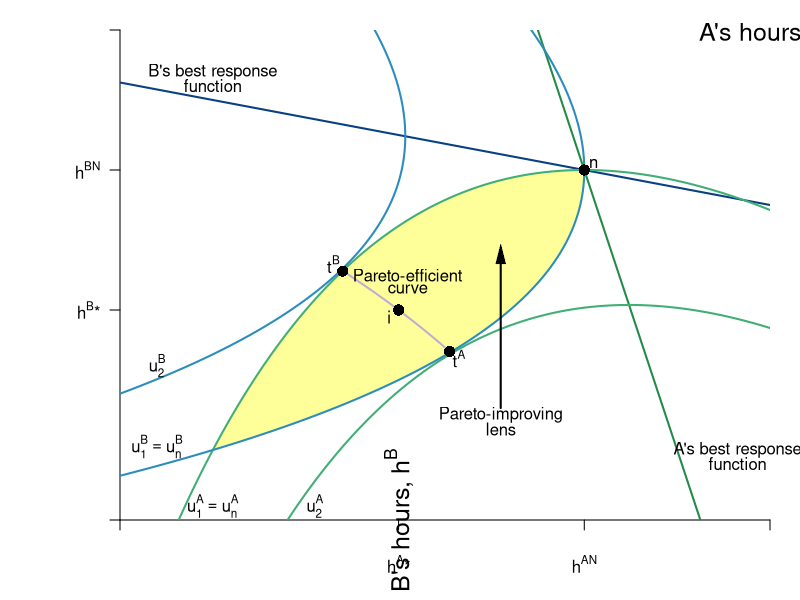

The R source for this figure:
library(shape)
library(plotrix)
pdf(file = "coordination_failures/coord_brfs_cournot_zoom_ed/coord_brfs_cournot_zoom_ed.pdf", width = 9, height = 7)

#Set parameters for graphics
axislabelsize <- 1.5
graphlinewidth <- 2
segmentlinewidth <- 1.5

COL <- c("#7fc97f", "#beaed4", "#fdc086", "#ffff99", "#386cb0", "#f0027f", "#bf5b17", "#666666")
COLA <- c("#99d8c9","#66c2a4","#41ae76", "#238b45", "#005824")
COLB <- c("#4eb3d3", "#2b8cbe", "#0868ac","#084081")

par(mar =  c(4, 6, 1.5, 1.5))

uA <- function(ea, eb, alpha = 30, beta = 1/2) {
  (alpha - beta*(ea+eb))*ea - 0.5*(ea)^2
}

uB <- function(ea, eb, alpha = 30, beta = 1/2) {
  (alpha - beta*(ea+eb))*eb - 0.5*(eb)^2
}

brfB <- function(ea, alpha = 30, beta = 1/2) {
  (alpha - beta*ea)/(1 + 2*beta)
}

brfA <- function(ea, alpha = 30, beta = 1/2) {
  (alpha - ea*(1 + 2*beta))/(beta)
}

brfPE <- function(ea, alpha = 30, beta = 1/8) {
  alpha*(1 - beta*ea)
}

hANE <- function(alpha, beta = 1/2){
  alpha/(1 + 3*beta)
}

hApEff <- function(alpha, beta = 1/2){
  alpha/(2 + 4*beta)
}

hApEff2 <- function(alpha, beta = 1/2){
  alpha/(1 + 4*beta)
}

intercept1 <- function(alpha, beta = 1/2){
  alpha/(1 + 2*beta)
}

PEC <- function(ea, alpha = 30, beta = 1/2){
  a = beta*(1+2*beta);
  b = -alpha*(1+3*beta)+(1+2*beta)^2*ea;
  c = alpha^2 - alpha*(1+3*beta)*ea+ beta*(1+2*beta)*ea^2
  delta = b^2-4*a*c
  return((-b-sqrt(delta))/(2*a))
}


indiffA <- function(ea, alpha = 30, beta = 1/2, uA = 144) {
  (alpha*ea - beta*(ea)^2 - 0.5*(ea)^2 - uA)/(beta*ea)
}

indiffBroot1 <- function(ea, alpha = 30, beta = 30, uB = 144){
  (-sqrt(alpha^2 - 2*alpha*beta*ea + beta^2*ea^2 - 4*beta*uB - 2*uB) + alpha - beta*ea)/(2*beta + 1)
}

indiffBroot2 <- function(ea, alpha = 30, beta = 30, uB = 144){
  (sqrt(alpha^2 - 2*alpha*beta*ea + beta^2*ea^2 - 4*beta*uB - 2*uB) + alpha - beta*ea)/(2*beta + 1)
}


indiffB <- function(eb, alpha = 30, beta = 1/2, uB = 144) {
  (alpha*eb - uB - 0.5*eb^2)/(alpha*beta*eb)
}

indiffB2 <- function(ea, alpha = 30, beta = 1/2, uB = 144) {
  sqrt(alpha^2*(beta*ea - 1)^2 - 2*uB) - alpha*beta*ea + alpha
}

indiffB3 <- function(ea, alpha = 30, beta = 1/2, uB = 144) {
  -sqrt(alpha^2*(beta*ea - 1)^2 - 2*uB) - alpha*beta*ea + alpha
}


xlims <- c(7, 14)
ylims <- c(7, 14)

npts <- 501 
x <- seq(xlims[1], xlims[2], length.out = npts)
y <- seq(ylims[1], ylims[2], length.out = npts) 
a <- c(uA(hANE(alpha = 30, beta = 1/2), hANE(alpha = 30, beta = 1/2)), 
       #uA(hApEff2(alpha = 30, beta = 1/2), hApEff2(alpha = 30, beta = 1/2)),
       155.8)
b <- c(uA(hANE(alpha = 30, beta = 1/2),hANE(alpha = 30, beta = 1/2)), 
       #uB(hApEff2(alpha = 30, beta = 1/2), hApEff2(alpha = 30, beta = 1/2)), 
       155.8)


plot(0, 0, xlim = xlims, ylim = ylims, type = "n",
     xlab = expression(paste("")),
     ylab = expression(paste("")), 
     xaxt = "n", 
     yaxt = "n", 
     cex.lab = axislabelsize, 
     bty = "n",
     xaxs="i", 
     yaxs="i")

ticksy <- c(ylims[1], hApEff2(alpha = 30), hANE(alpha = 30), intercept1(alpha = 30), ylims[2])
ylabels <- c(NA, expression(paste(h^B,"*")), expression(paste(h^{BN})), expression(paste(frac(alpha, 1 + 2*beta))), NA)
ticksx <- c(xlims[1], hApEff2(alpha = 30), hANE(alpha = 30), intercept1(alpha = 30), xlims[2])
xlabels <- c(NA, expression(paste(h^A,"*")), expression(paste(h^{AN})), expression(paste(frac(alpha, 1 + 2*beta))), NA)

axis(1, at = ticksx,  pos = xlims[1], labels = FALSE)
text(x = c(0, hApEff2(alpha = 30), hANE(alpha = 30), intercept1(alpha = 30), xlims[2]), par("usr")[3] - 0.4, labels = xlabels, srt = 0, pos = 1, xpd = TRUE)

axis(2, at = ticksy, pos = ylims[1], labels = ylabels, las = 1)

axis.break(axis=1,breakpos=NULL,pos=NA,bgcol="white",breakcol="black",
           style="slash",brw=0.01)
axis.break(axis=2,breakpos=NULL,pos=NA,bgcol="white",breakcol="black",
           style="slash",brw=0.01)

npts <- 500 
xx1 <- seq(xlims[1], xlims[2], length.out = npts)
xx2 <- seq(9.4, 10.55, length.out = npts)

#I need something like xx1 with npts for 
xpoly1 <- seq(from = 8, to = 12, length.out = 500)
ypoly1 <- indiffA(xpoly1, uA = 144, alpha = 30, beta = 1/2)
ypoly2 <- indiffBroot1(xpoly1, uB = 144, alpha = 30, beta = 1/2)
polygon(x = c(xpoly1, rev(xpoly1)), y = c(ypoly1, rev(ypoly2)), col=COL[4], density=NULL, border = NA)

lines(xx1, brfA(xx1, alpha = 30, beta = 1/2), col = COLA[4], lwd = graphlinewidth)
lines(xx1, brfB(xx1, alpha = 30, beta = 1/2), col = COLB[4], lwd = graphlinewidth)
lines(xx2, PEC(xx2, alpha = 30, beta = 1/2), col = COL[2], lwd = graphlinewidth)

contour(y, x,
        outer(x, y, uA),
        drawlabels = FALSE,
        col = COLA[3],
        lwd = graphlinewidth,
        levels = a,
        xaxs="i",
        yaxs="i",
        add = TRUE)

text(14, 14, expression(paste("A's hours, ", h^A)), xpd = TRUE, cex = axislabelsize)
text(10, 7, expression(paste("B's hours, ", h^B)), xpd = TRUE, cex = axislabelsize, srt = 90) 

contour(x, y,
        outer(x, y, uB),
        drawlabels = FALSE,
        col = COLB[2],
        lwd = graphlinewidth,
        levels = b,
        add = TRUE
)

text(10.1, 10.5, expression("Pareto-efficient"))
text(10.1,  10.3, expression("curve"))

text(11.1, 8.5, expression("Pareto-improving"))
text(11.1,  8.3, expression("lens"))
Arrows(11.1, 8.6, 11.1, 10.8, col = "black", lty = 1, lwd = 2, arr.type = "triangle", arr.lwd = 0.5)


#Label the iso-welfare functions for the HG, Aisha
text(8, 7.2, expression(u[1]^A == u[n]^A))
text(9.1, 7.2, expression(u[2]^A))

#Label the indifference curves for the HG, Betty
text(7.4, 8.05, expression(u[1]^B == u[n]^B))
text(7.4, 9.205, expression(u[2]^B))


#Label Nash Equilibrium 
points(hANE(alpha = 30), hANE(alpha = 30), pch = 16, col = "black", cex = 1.5)
#text(11.3, 10.1, expression(paste("Nash Equilibrium")))
text(hANE(alpha = 30) + 0.1, hANE(alpha = 30) + 0.1, expression(paste(n)))
# 

#Annotate Pareto Efficient Curve and relevant points
points(10.55, PEC(10.55), pch = 16, col = "black", cex = 1.5)
text(10.55 + 0.1, PEC(10.55) - 0.1, expression(paste(t^A)))

points(9.4, PEC(9.4), pch = 16, col = "black", cex = 1.5)
text(9.4 - 0.1, PEC(9.4) + 0.1, expression(paste(t^B)))

points(hApEff2(alpha = 30), hApEff2(alpha = 30), pch = 16, col = "black", cex = 1.5)
text(hApEff2(alpha = 30)- 0.1, hApEff2(alpha = 30) - 0.1, expression(paste(i)))



#B's brf
text(8, 13.4, expression(paste("B's best response")))
text(8, 13.2, expression(paste("function")))

#A's brf
text(13.65, 8, expression(paste("A's best response")), xpd = TRUE)
text(13.65, 7.8, expression(paste("function")), xpd = TRUE)

dev.off()
